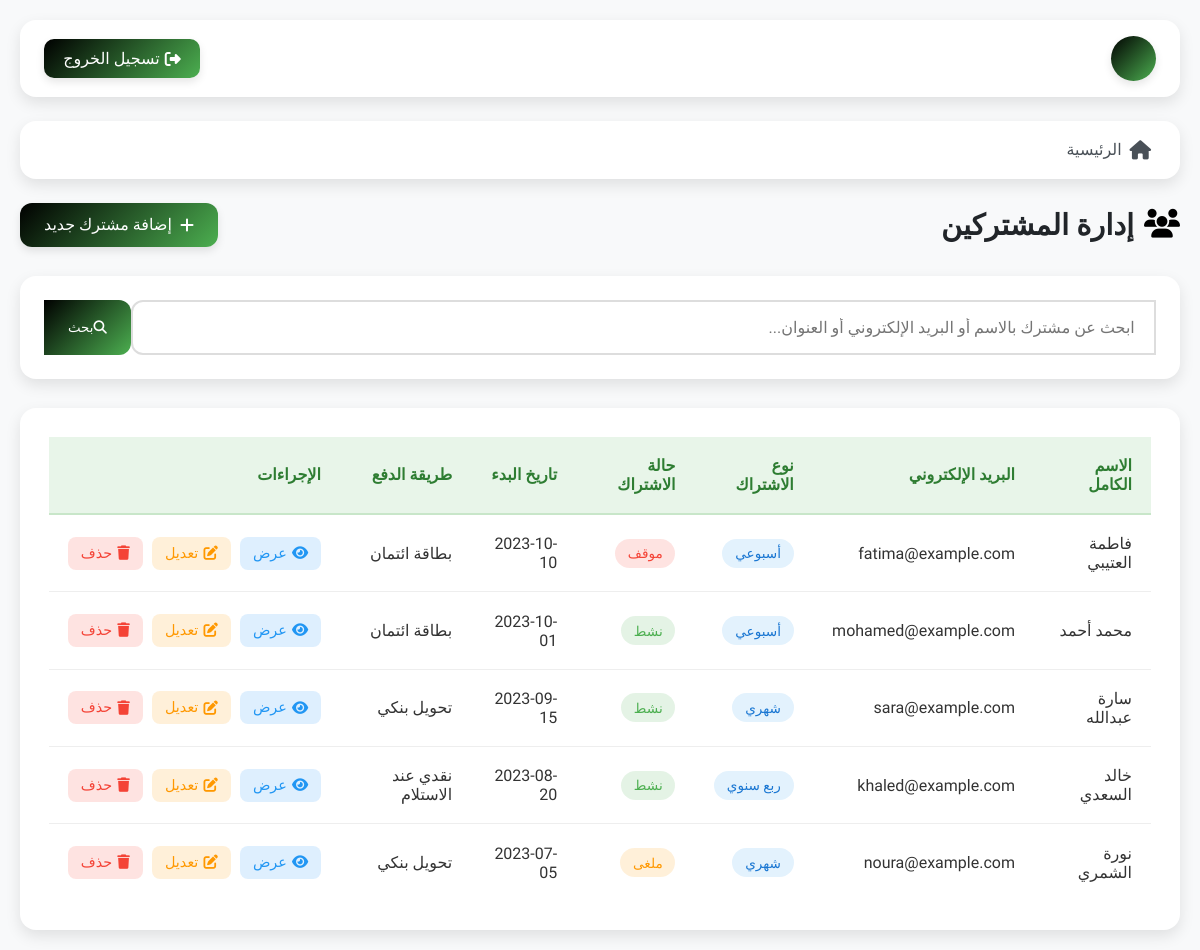
The page /subscribers.php (signed in) on the database its author committed.
### tables this page shows
CREATE TABLE IF NOT EXISTS subscribers (
    id INT AUTO_INCREMENT PRIMARY KEY,
    full_name VARCHAR(255) NOT NULL,
    email VARCHAR(255) NOT NULL UNIQUE,
    phone VARCHAR(20),
    address TEXT NOT NULL,
    subscription_type ENUM('أسبوعي', 'شهري', 'ربع سنوي') DEFAULT 'أسبوعي',
    subscription_status ENUM('نشط', 'موقف', 'ملغى') DEFAULT 'نشط',
    start_date DATE NOT NULL,
    payment_method ENUM('بطاقة ائتمان', 'تحويل بنكي', 'نقدي عند الاستلام') DEFAULT 'بطاقة ائتمان',
    box_preferences TEXT,
    notes TEXT,
    created_at TIMESTAMP DEFAULT CURRENT_TIMESTAMP,
    updated_at TIMESTAMP DEFAULT CURRENT_TIMESTAMP ON UPDATE CURRENT_TIMESTAMP
);

### subscribers.php (the view, shortened to what this page needs)
<?php
include "config.php";
$search = "";
if(isset($_GET['search'])) {
    $search = mysqli_real_escape_string($conn, $_GET['search']);
    $search_condition = "WHERE full_name LIKE '%$search%' OR email LIKE '%$search%' OR address LIKE '%$search%'";
} else {
    $search_condition = "";
}
$sql = "SELECT * FROM subscribers $search_condition ORDER BY start_date DESC, created_at DESC";
$result = mysqli_query($conn, $sql);
$subscribers = mysqli_fetch_all($result, MYSQLI_ASSOC);
?>
<!DOCTYPE html>
<html lang="ar" dir="rtl">
<head>
    <link rel="stylesheet" href="https://cdnjs.cloudflare.com/ajax/libs/font-awesome/6.4.0/css/all.min.css">
</head>
<body>
    <div class="container">
        <div class="topbar">
            <div class="user-info">
                <div class="avatar"><?php echo substr($_SESSION["username"], 0, 1); ?></div>
            </div>
            <a href="logout.php" class="logout-btn"><i class="fas fa-sign-out-alt"></i> تسجيل الخروج</a>
        </div>
        <div class="nav">
            <a href="index.php"><i class="fas fa-home"></i> الرئيسية</a>
            <a href="subscribers.php" class="active"><i class="fas fa-users"></i> إدارة المشتركين</a>
        </div>
        <div class="page-header">
            <h1 class="page-title"><i class="fas fa-users"></i> إدارة المشتركين</h1>
            <a href="add_subscriber.php" class="add-btn"><i class="fas fa-plus"></i> إضافة مشترك جديد</a>
        </div>
        <div class="search-container">
            <form method="GET" class="search-form">
                <input type="text" name="search" class="search-input" placeholder="ابحث عن مشترك بالاسم أو البريد الإلكتروني أو العنوان..." value="<?php echo $search; ?>">
                <button type="submit" class="search-btn"><i class="fas fa-search"></i> بحث</button>
            </form>
        </div>
        <div class="subscribers-table-container">
            <table class="subscribers-table">
                <thead>
                    <tr>
                        <th>الاسم الكامل</th>
                        <th>البريد الإلكتروني</th>
                        <th>نوع الاشتراك</th>
                        <th>حالة الاشتراك</th>
                        <th>تاريخ البدء</th>
                        <th>طريقة الدفع</th>
                        <th>الإجراءات</th>
                    </tr>
                </thead>
                <tbody>
                    <?php if(count($subscribers) > 0): ?>
                        <?php foreach($subscribers as $subscriber): ?>
                            <tr>
                                <td><?php echo $subscriber['full_name']; ?></td>
                                <td><?php echo $subscriber['email']; ?></td>
                                <td><span class="subscription-type"><?php echo $subscriber['subscription_type']; ?></span></td>
                                <td>
                                    <?php
                                    $status_class = '';
                                    if($subscriber['subscription_status'] == 'نشط') {
                                        $status_class = 'status-active';
                                    } elseif($subscriber['subscription_status'] == 'موقف') {
                                        $status_class = 'status-inactive';
                                    } else {
                                        $status_class = 'status-pending';
                                    }
                                    ?>
                                    <span class="status <?php echo $status_class; ?>"><?php echo $subscriber['subscription_status']; ?></span>
                                </td>
                                <td><?php echo $subscriber['start_date']; ?></td>
                                <td><?php echo $subscriber['payment_method']; ?></td>
                                <td>
                                    <div class="action-buttons">
                                        <a href="view_subscriber.php?id=<?php echo $subscriber['id']; ?>" class="btn btn-view"><i class="fas fa-eye"></i> عرض</a>
                                        <a href="edit_subscriber.php?id=<?php echo $subscriber['id']; ?>" class="btn btn-edit"><i class="fas fa-edit"></i> تعديل</a>
                                        <a href="subscribers.php?delete_id=<?php echo $subscriber['id']; ?>" class="btn btn-delete" onclick="return confirm('هل أنت متأكد من حذف هذا المشترك؟')"><i class="fas fa-trash"></i> حذف</a>
                                    </div>
                                </td>
                            </tr>
                        <?php endforeach; ?>
                    <?php endif; ?>
                </tbody>
            </table>
        </div>
    </div>
</body>
</html>

### rows shown on the page
subscribers: full_name "فاطمة العتيبي", email "fatima@example.com", subscription_type "أسبوعي", subscription_status "موقف", start_date "2023-10-10", payment_method "بطاقة ائتمان"
subscribers: full_name "محمد أحمد", email "mohamed@example.com", subscription_type "أسبوعي", subscription_status "نشط", start_date "2023-10-01", payment_method "بطاقة ائتمان"
subscribers: full_name "سارة عبدالله", email "sara@example.com", subscription_type "شهري", subscription_status "نشط", start_date "2023-09-15", payment_method "تحويل بنكي"
subscribers: full_name "خالد السعدي", email "khaled@example.com", subscription_type "ربع سنوي", subscription_status "نشط", start_date "2023-08-20", payment_method "نقدي عند الاستلام"
subscribers: full_name "نورة الشمري", email "noura@example.com", subscription_type "شهري", subscription_status "ملغى", start_date "2023-07-05", payment_method "تحويل بنكي"
